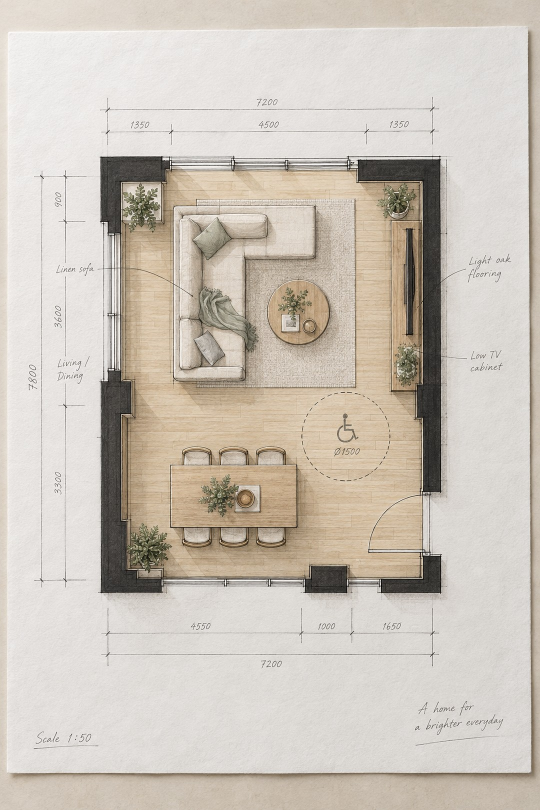
#> input picture promo60/img/promo/a1.jpg, 1080 x 1620 px, found by its file name (shown at 1/2 size); its folder holds 4 pictures in this run
$ python lines60.py
#> lines starting #> are read from the running program, lines starting #| are printed output that depends on the picture; after the words box and inside, x2 and y2 are one past the last pixel; in counts of white or black regions, pixels touching at a corner belong together
# 宣傳片主圖的「鉛筆線稿」v2：用 XDoG（兩個模糊相減）取線，線有粗細與濃淡，像手畫；去掉碎點
import cv2, numpy as np
rng = np.random.default_rng(3)
for k in ["a1","a2","a3","a4","a5"]:
    im = cv2.imread(f"img/promo/{k}.jpg"); im = cv2.resize(im, (1080, 1620), interpolation=cv2.INTER_AREA)
#> further down, im is the input picture: shape (1620, 1080, 3); mean B, G, R 185.8, 196, 204
    g = cv2.cvtColor(im, cv2.COLOR_BGR2GRAY).astype(np.float32) / 255.
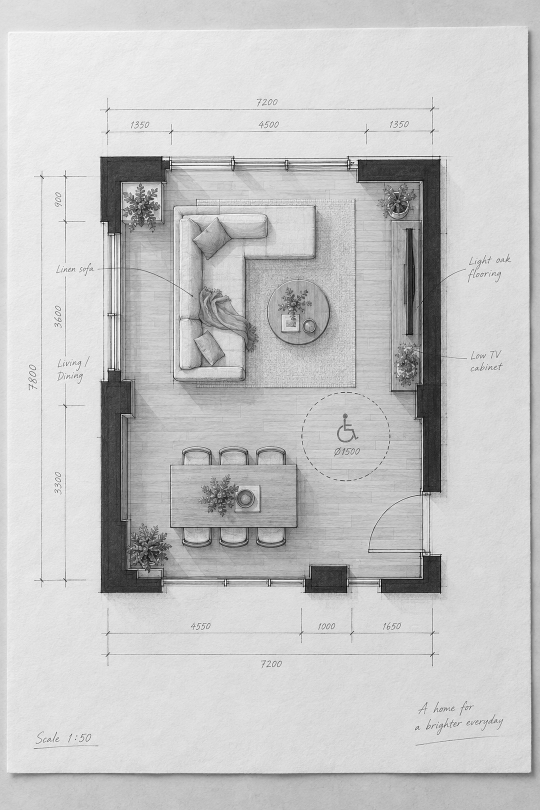
#> g: shape (1620, 1080) float32 (shown at 1/2 size); min 0, max 1, mean 0.773
    g = cv2.bilateralFilter(g, 7, .08, 5)
    s1, s2 = 1.4, 2.4
    d = cv2.GaussianBlur(g, (0, 0), s1) - 0.985 * cv2.GaussianBlur(g, (0, 0), s2)
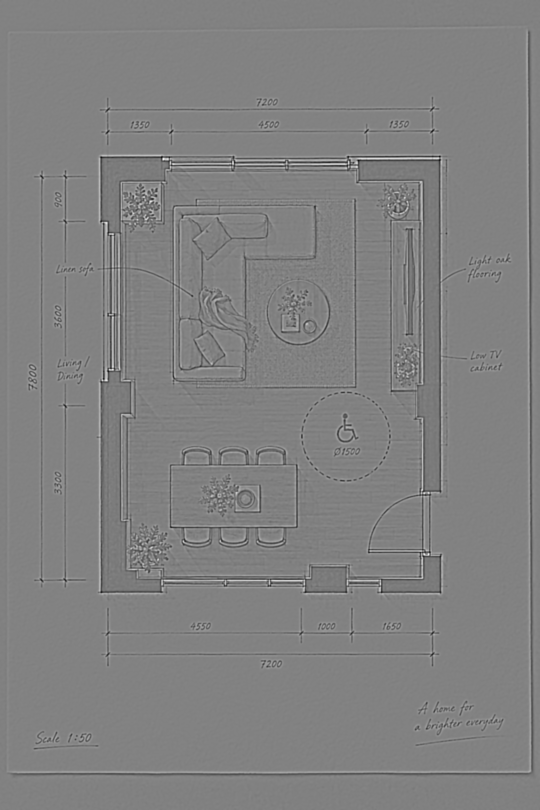
#> d: shape (1620, 1080) float32 (shown at 1/2 size); min -0.167, max 0.186, mean 0.0116; drawn with min black and max white
    e = 1 - np.tanh(np.clip(d, -1, 1) * 40)            # 0 白 ~ 2 黑
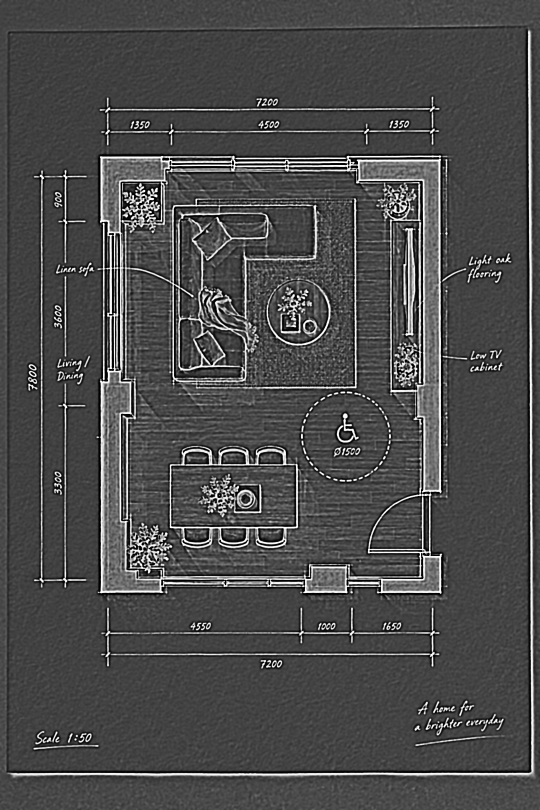
#> e: shape (1620, 1080) float32 (shown at 1/2 size); min 6.56e-07, max 2, mean 0.594; drawn with min black and max white
    e = np.clip((e - 0.7) / 0.9, 0, 1)                 # 門檻
    # 去碎點
    m = (e > .35).astype(np.uint8); n, lab, st, _ = cv2.connectedComponentsWithStats(m, connectivity=8)
#> after `m = (e > 0.35).astype(np.uint8)`:
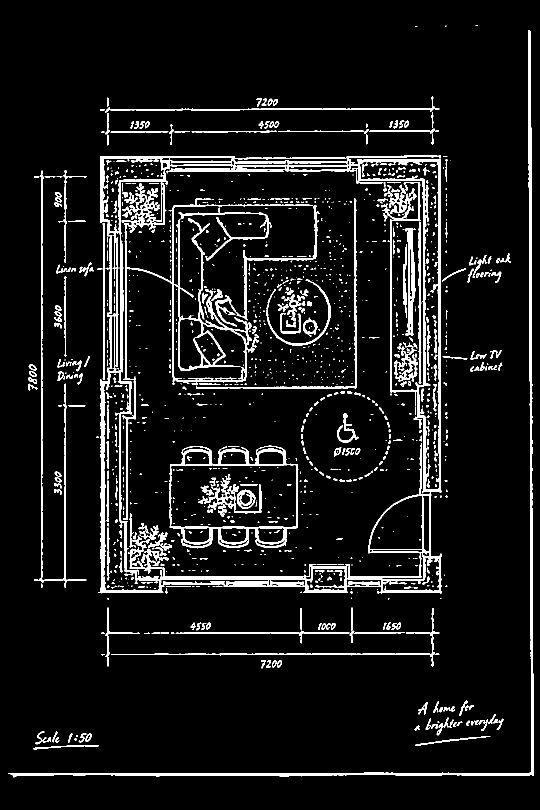
#> m: shape (1620, 1080) (shown at 1/2 size); values 0 (black) and 1 (white), 7.7% white; 1350 white regions (929 under 20 px), largest, box (x1, y1, x2, y2) and area: (196, 311, 884, 1188) 54369, (16, 60, 1068, 1555) 12602, (339, 891, 597, 1097) 6466
#> after `n, lab, st, _ = cv2.connectedComponentsWithStats(m, connectivity=8)`:
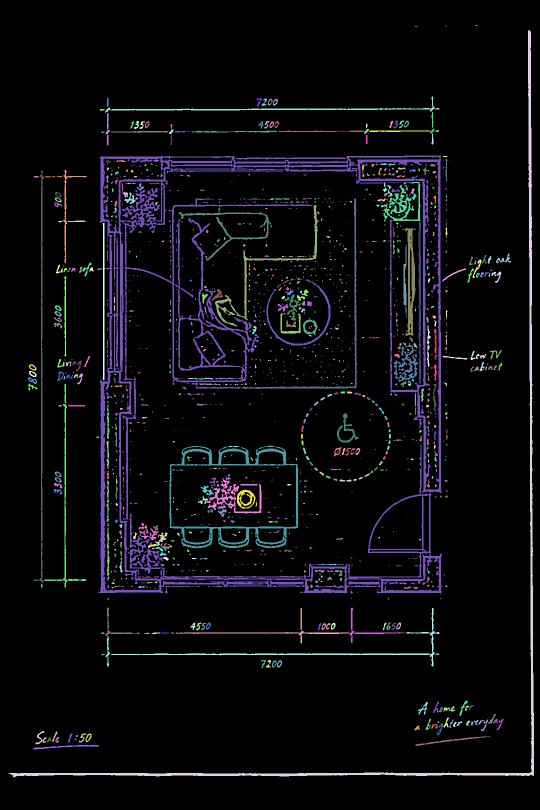
#> lab: shape (1620, 1080) int32 (shown at 1/2 size); 1351 distinct labels, from 0 to 1350; one colour per label, 0 black
#> after `n, lab, st, _ = cv2.connectedComponentsWithStats(m, connectivity=8)`: n = 1351; st = 1351 rows, first 6: [0, 0, 1080, 1620, 1614812], [890, 51, 3, 2, 5], [951, 50, 4, 2, 7], [830, 52, 5, 1, 5], [16, 60, 1052, 1495, 12602], [210, 193, 669, 32, 1972]
    keep = np.zeros(n, bool); keep[1:] = st[1:, cv2.CC_STAT_AREA] >= 28; e = e * keep[lab]
#> after `e = e * keep[lab]`:
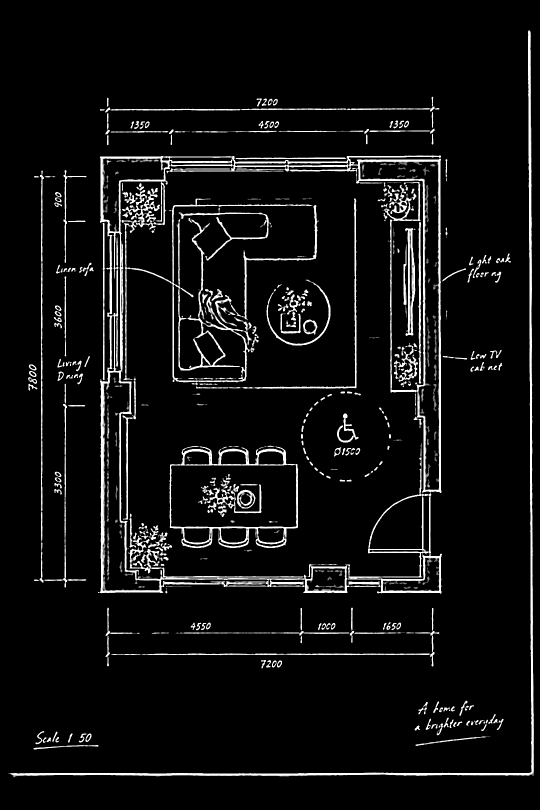
#> e: shape (1620, 1080) float32 (shown at 1/2 size); min 0, max 1, mean 0.0623
    # 筆壓濃淡：低頻雜訊
    pr = cv2.GaussianBlur(rng.random((1620, 1080)).astype(np.float32), (0, 0), 30); pr = .78 + .22 * (pr - pr.min()) / (pr.max() - pr.min())
    a = np.clip(e * pr, 0, 1); a = cv2.GaussianBlur(a, (0, 0), .6)
    rgba = np.zeros((1620, 1080, 4), np.uint8); rgba[..., 0] = 0x22; rgba[..., 1] = 0x26; rgba[..., 2] = 0x2c; rgba[..., 3] = (a * 255).astype(np.uint8)
#> after `rgba[..., 3] = (a * 255).astype(np.uint8)`:
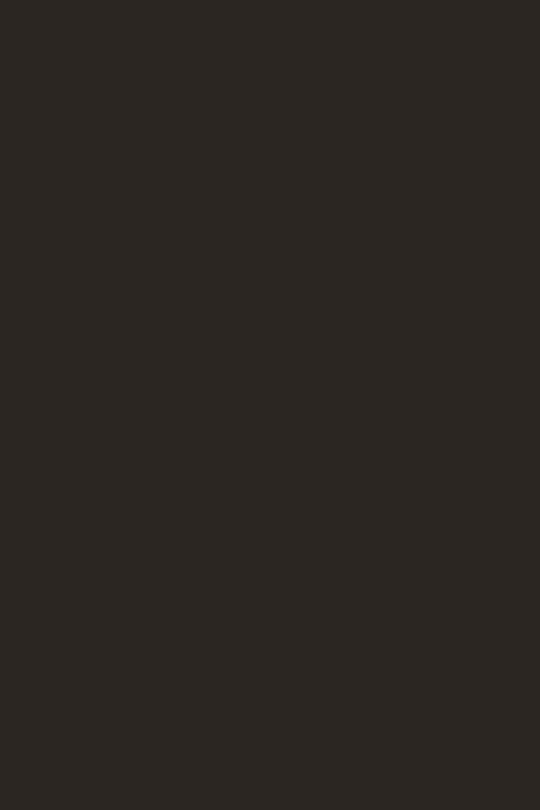
#> rgba: shape (1620, 1080, 4) (shown at 1/2 size); mean of channels 0, 1, 2, 3 34, 38, 44, 14.2; drawn as B, G, R
    cv2.imwrite(f"img/promo/{k}_lines.png", rgba); print(k, round(float((a > .25).mean() * 100), 1), "% 線")
#| a1 7.2 % 線
#> pass 2 of the loop `for k in ["a1","a2","a3","a4","a5"]:`:
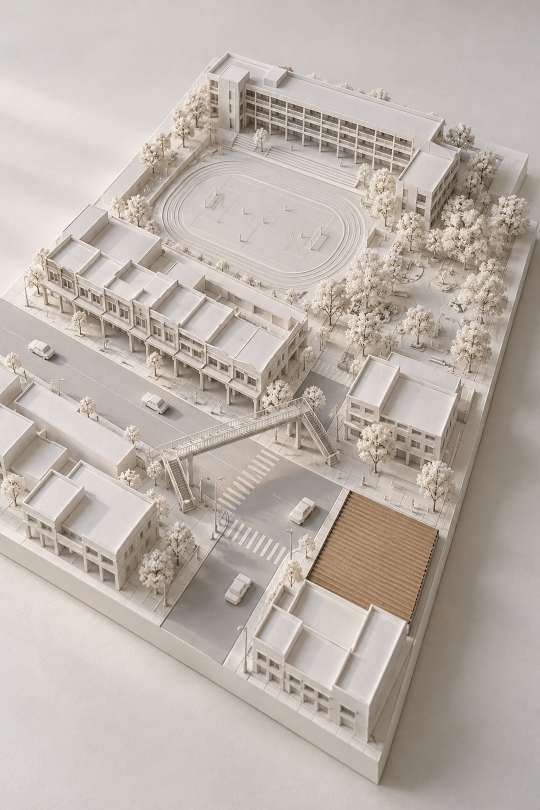
#> input picture promo60/img/promo/a2.jpg, 1080 x 1620 px, found by its file name (shown at 1/2 size)
#> im is the input picture: shape (1620, 1080, 3); mean B, G, R 170.1, 178.2, 187.3
#> m: shape (1620, 1080); values 0 (black) and 1 (white), 10.2% white; 2122 white regions (960 under 20 px), largest, box (x1, y1, x2, y2) and area: (611, 980, 880, 1490) 6621, (754, 478, 1076, 1571) 4206, (0, 1105, 750, 1568) 2730
#> `n, lab, st, _ = cv2.connectedComponentsWithStats(m, connectivity=8)`:
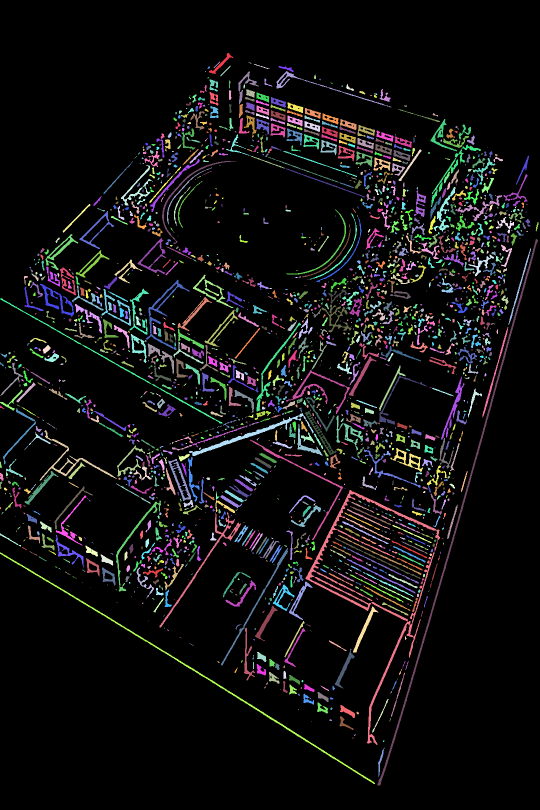
#> lab: shape (1620, 1080) int32 (shown at 1/2 size); 2123 distinct labels, from 0 to 2122; one colour per label, 0 black
#> n = 2123; st = 2123 rows, first 6: [0, 0, 1080, 1620, 1570493], [418, 106, 49, 42, 333], [427, 123, 13, 13, 25], [497, 125, 6, 2, 7], [508, 128, 31, 10, 48], [441, 131, 20, 22, 60]
#> `rgba[..., 3] = (a * 255).astype(np.uint8)`:
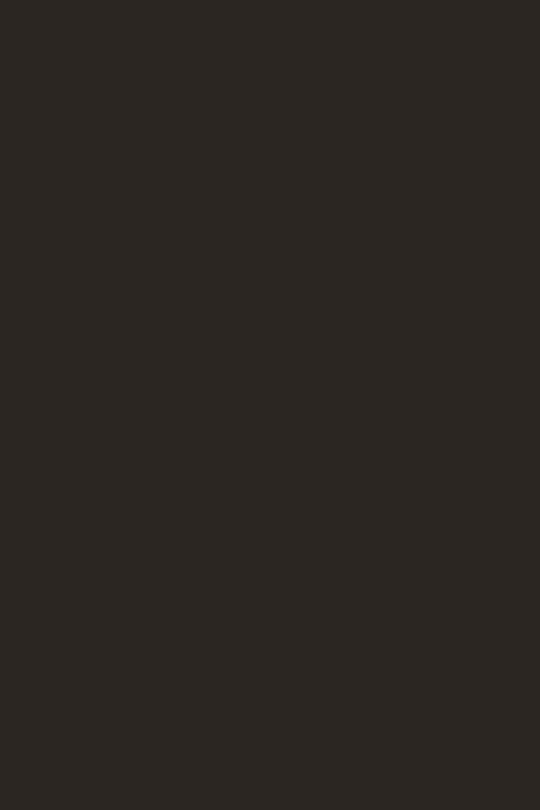
#> rgba: shape (1620, 1080, 4) (shown at 1/2 size); mean of channels 0, 1, 2, 3 34, 38, 44, 16.9; drawn as B, G, R
#| a2 9.5 % 線
#> pass 3 of the loop `for k in ["a1","a2","a3","a4","a5"]:`:
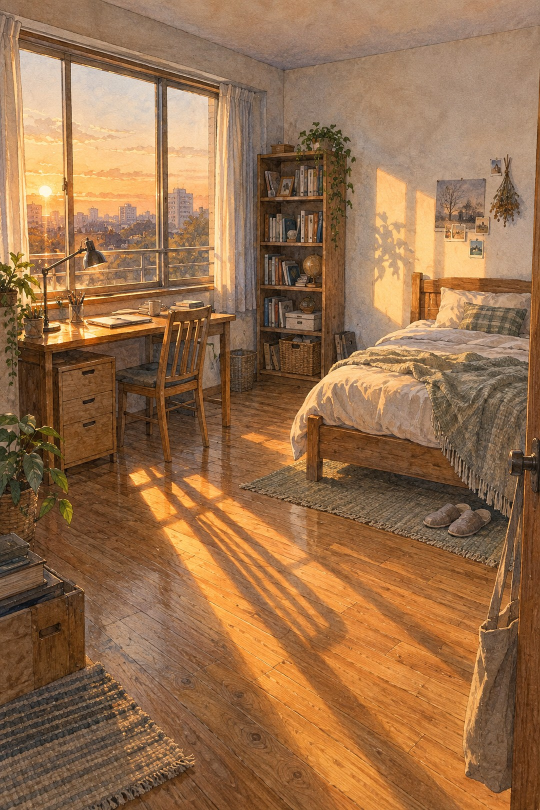
#> input picture promo60/img/promo/a3.jpg, 1080 x 1620 px, found by its file name (shown at 1/2 size)
#> im is the input picture: shape (1620, 1080, 3); mean B, G, R 75.7, 111.3, 151.6
#> m: shape (1620, 1080); values 0 (black) and 1 (white), 22.5% white; 4932 white regions (2554 under 20 px), largest, box (x1, y1, x2, y2) and area: (0, 475, 473, 963) 37779, (35, 58, 439, 510) 16301, (499, 333, 817, 880) 10567
#> `n, lab, st, _ = cv2.connectedComponentsWithStats(m, connectivity=8)`:
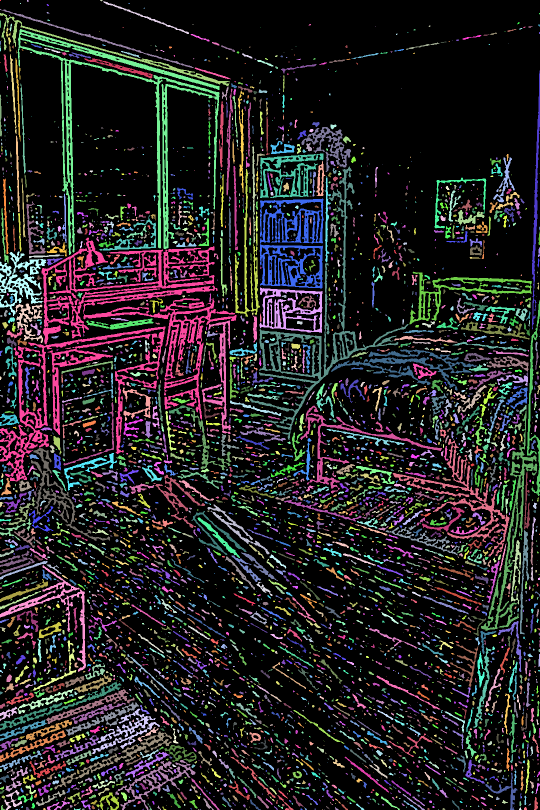
#> lab: shape (1620, 1080) int32 (shown at 1/2 size); 4933 distinct labels, from 0 to 4932; one colour per label, 0 black
#> n = 4933
#> `rgba[..., 3] = (a * 255).astype(np.uint8)`:
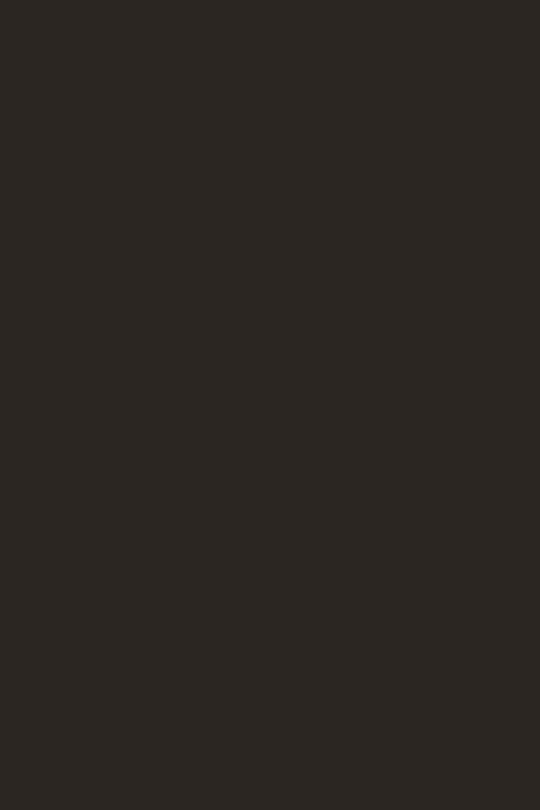
#> rgba: shape (1620, 1080, 4) (shown at 1/2 size); mean of channels 0, 1, 2, 3 34, 38, 44, 33.5; drawn as B, G, R
#| a3 20.4 % 線
#> (the run stopped early here; a loop or call above may not have finished)
